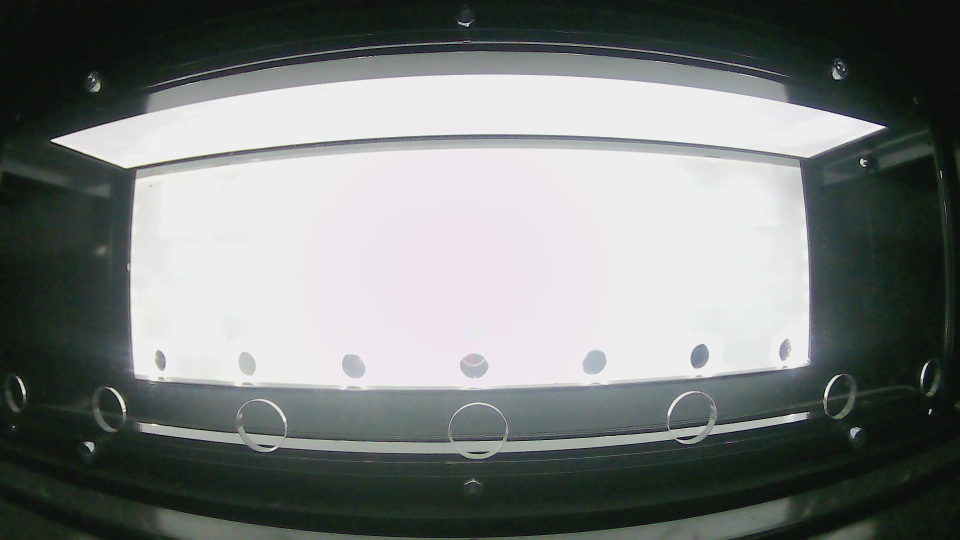
#> input picture data/frames/0017.jpg, 1920 x 1080 px (shown at 1/2 size); its folder holds only this picture in this run
$ python split_undistorted.py
#> lines starting #> are read from the running program, lines starting #| are printed output that depends on the picture; after the words box and inside, x2 and y2 are one past the last pixel; in counts of white or black regions, pixels touching at a corner belong together
### distorch/__init__.py
"""distorch - hole-assisted automatic lens calibration.

Single entry point: `python -m distorch.calibrate frame.jpg`.
All fixed paths and physical constants are declared here; no module computes
its own Path(__file__).
"""
from pathlib import Path

__version__ = "1.0"

ROOT = Path(__file__).resolve().parent.parent

PKG_DIR = ROOT / "distorch"
WEIGHTS_DIR = ROOT / "weights"
DATA_DIR = ROOT / "data"
FRAMES_DIR = DATA_DIR / "frames"
FRAMES_UNDISTORTED_DIR = DATA_DIR / "frames_undistorted"
REFERENCE_DIR = DATA_DIR / "reference"
MEASURE_DIR = ROOT / "measurements"
OVERLAY_DIR = MEASURE_DIR / "ovl"
TESTS_DIR = ROOT / "tests"

# distort_v2, not v3. v3 took its field labels from a single device
# (ACO_6600_0003) and its centre collapsed: cy std 7.5 px where the fleet really
# varies 33.2 px, and a -46.4 px systematic offset. v2 never saw these frames and
# still tracks the fleet (cy std 23.3, offset +7.7 px). Measured over 104 frames,
# bias-corrected hole spread: v2 1.82%, v3 4.31%.
NET_WEIGHTS = WEIGHTS_DIR / "distort_v2.pt"
NET_META = WEIGHTS_DIR / "distort_v2_meta.json"
NET_BIAS = WEIGHTS_DIR / "distort_v2_bias.json"
PLINEBIG_JSON = REFERENCE_DIR / "plinebig.json"
PANEL_FLAT_JSON = REFERENCE_DIR / "panel_flat.json"
PLUMBLINE_0003_JSON = REFERENCE_DIR / "0003_plumbline.json"
SCALE_JSON = REFERENCE_DIR / "scale.json"      # mm_per_px_object, measured later

# Panel geometry, from the manufacturing drawing.
N_HOLES = 7
HOLE_SPACING_MM = 80.0

# Image contract. f is fixed: straightness cannot observe focal length, and the
# k coefficients absorb the choice. 1920 keeps us comparable with old profiles.
CANON_SIZE = (1920, 1080)
CANON_F = 1920.0

for _d in (FRAMES_DIR, FRAMES_UNDISTORTED_DIR, REFERENCE_DIR, MEASURE_DIR, OVERLAY_DIR):
    _d.mkdir(parents=True, exist_ok=True)

### distorch/holes.py
"""Hole detector for the backlit panel.

Finds the bottom row of N_HOLES holes and measures their centres to sub-pixel
accuracy. Every step below was needed on the 115-frame field set; the order
matters.
"""
import numpy as np
import cv2

from distorch import N_HOLES, HOLE_SPACING_MM

# Thresholding. A fixed threshold does not work: the panel median wanders
# between 199 and 247 across the fleet (exposure, gain, gamma).
THR_RATIO = 0.86
THR_MIN, THR_MAX = 110.0, 215.0

# Candidate blobs.
AREA_MIN, AREA_MAX = 25, 5000
ASPECT_MIN, ASPECT_MAX = 0.4, 2.5
FILL_MIN = 0.22
MERGE_DIST = 30            # split hole fragments closer than this are merged
AREA_RATIO_MIN, AREA_RATIO_MAX = 0.3, 3.0

# Row selection. The row is curved by distortion, so a line does not fit.
ROW_TOL = 60
RANSAC_ITERS, RANSAC_THR = 200, 8.0
NEIGHBOUR_MIN = 100        # of two candidates closer than this, keep the larger

GAP_RATIO = 1.45           # a gap this much above median means a hole is missing
MISSING_CONTRAST = 8.0     # grey levels needed to accept a recovered hole
N_RAYS = 48


def panel_mask(gray):
    """-> (panel, filled, threshold). filled = panel plus its interior holes."""
    g = gray.astype(np.float32) if gray.dtype != np.float32 else gray
    t0, _ = cv2.threshold(g.astype(np.uint8), 0, 255,
                          cv2.THRESH_BINARY + cv2.THRESH_OTSU)
#> t0 = 134
    n, lab, st, _ = cv2.connectedComponentsWithStats((g > t0).astype(np.uint8), 8)
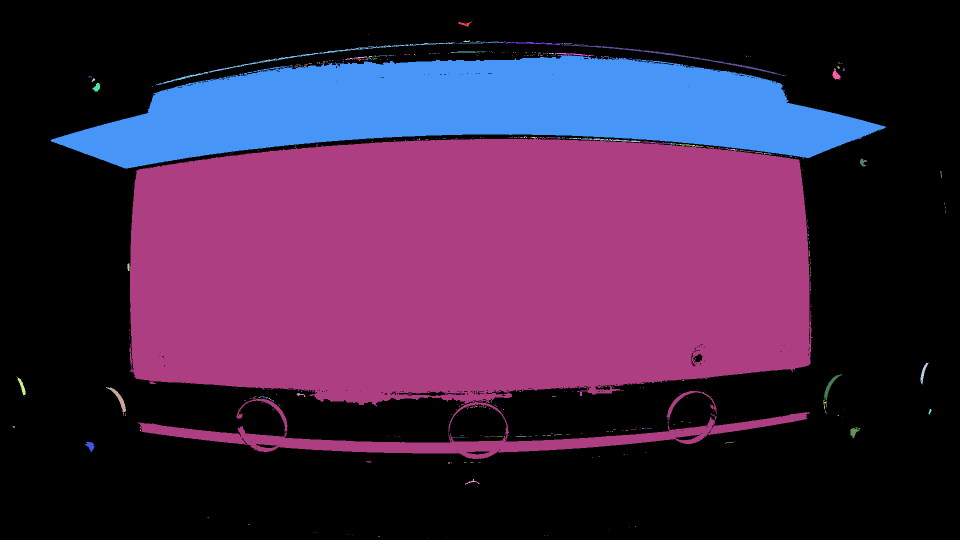
#> lab: shape (1080, 1920) int32 (shown at 1/2 size); 415 distinct labels, from 0 to 414; one colour per label, 0 black
#> n = 415; st = 415 rows, first 6: [0, 0, 1920, 1080, 1169236], [916, 41, 29, 13, 110], [736, 69, 1, 1, 1], [927, 81, 14, 3, 30], [944, 83, 1, 1, 1], [952, 83, 9, 1, 9]
    if n < 2:
        z = np.zeros(g.shape, np.uint8)
        return z, z, float(t0)
    k = 1 + int(np.argmax(st[1:, cv2.CC_STAT_AREA]))
#> k = 164
    thr = float(np.clip(THR_RATIO * float(np.median(g[lab == k])), THR_MIN, THR_MAX))
#> thr = 202.1

    b = cv2.morphologyEx((g > thr).astype(np.uint8), cv2.MORPH_CLOSE,
                         np.ones((5, 5), np.uint8))
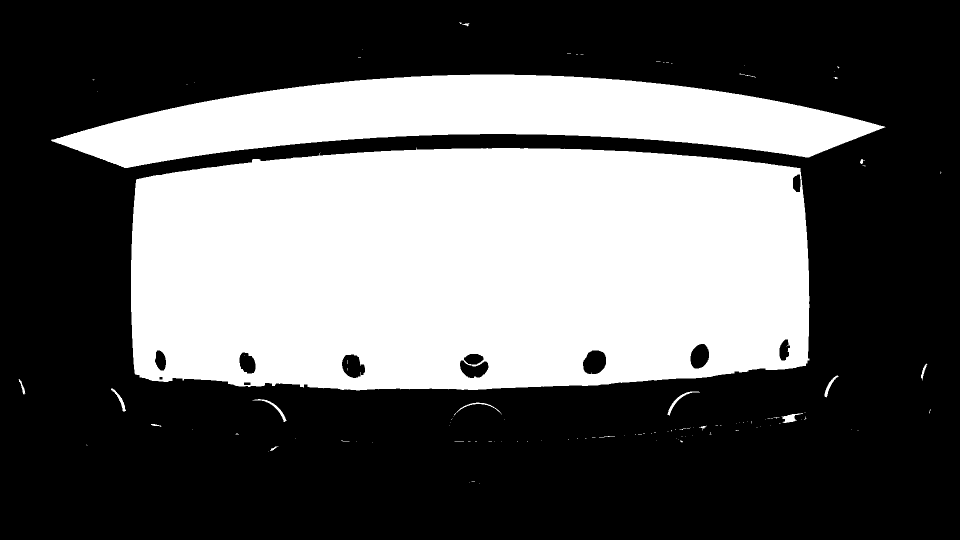
#> b: shape (1080, 1920) (shown at 1/2 size); values 0 (black) and 1 (white), 37.2% white; 115 white regions (97 under 20 px), largest, box (x1, y1, x2, y2) and area: (262, 295, 1619, 781) 600517, (102, 149, 1771, 336) 169081, (1563, 826, 1606, 846) 365
    n, lab, st, _ = cv2.connectedComponentsWithStats(b, 8)
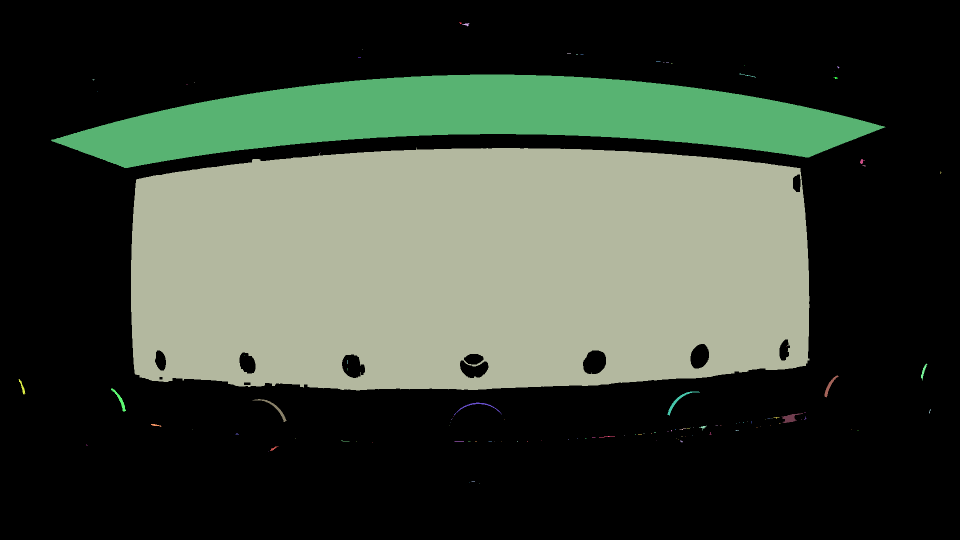
#> lab: shape (1080, 1920) int32 (shown at 1/2 size); 116 distinct labels, from 0 to 115; one colour per label, 0 black
#> n = 116; st = 116 rows, first 6: [0, 0, 1920, 1080, 1301189], [918, 45, 5, 3, 11], [924, 46, 15, 7, 43], [724, 98, 1, 1, 1], [1134, 107, 8, 1, 8], [1152, 108, 4, 1, 4]
    if n < 2:
        z = np.zeros(g.shape, np.uint8)
        return z, z, thr
    k = 1 + int(np.argmax(st[1:, cv2.CC_STAT_AREA]))
#> k = 22
    panel = (lab == k).astype(np.uint8)
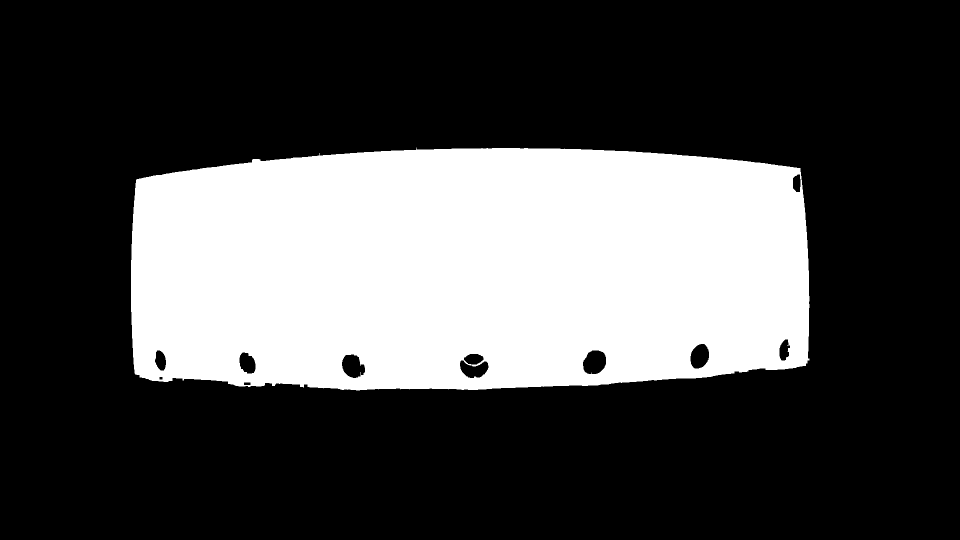
#> panel: shape (1080, 1920) (shown at 1/2 size); values 0 (black) and 1 (white), 29% white; 1 white region, box (x1, y1, x2, y2) and area: (262, 295, 1619, 781) 600517

    h, w = g.shape
    ff = panel.copy()
    cv2.floodFill(ff, np.zeros((h + 2, w + 2), np.uint8), (0, 0), 1)
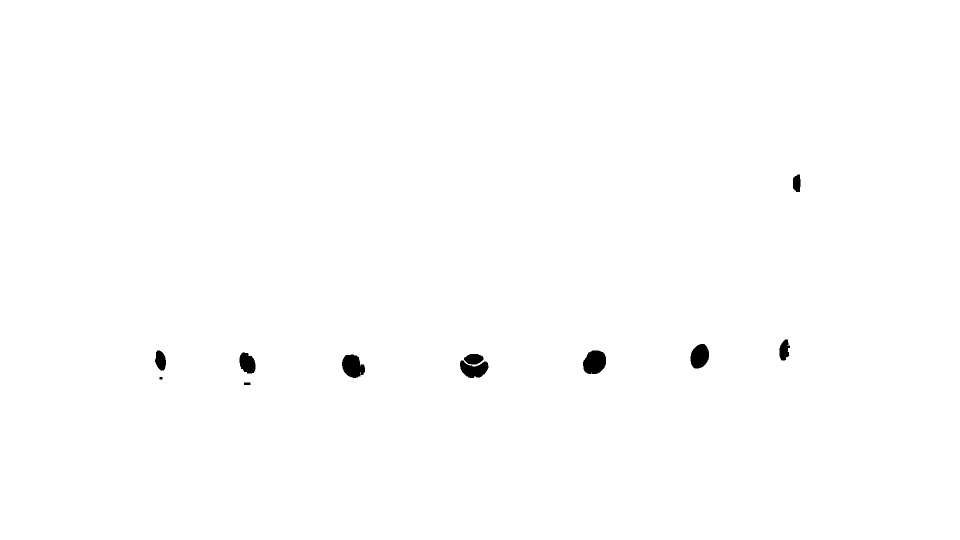
#> ff: shape (1080, 1920) (shown at 1/2 size); values 0 (black) and 1 (white), 99.5% white; 11 black regions, largest, box (x1, y1, x2, y2) and area: (1166, 701, 1212, 748) 1732, (684, 709, 730, 756) 1574, (1381, 688, 1418, 737) 1407
    return panel, (panel | (1 - ff)).astype(np.uint8), thr


def _candidates(g, panel, filled):
    inner = (filled & (1 - panel)).astype(np.uint8)
    n, lab, st, cen = cv2.connectedComponentsWithStats(inner, 8)
    raw = []
    for i in range(1, n):
        x, y, w, h, a = st[i]
        if a < AREA_MIN or a > AREA_MAX or w < 4 or h < 4:
            continue
        if not (ASPECT_MIN <= w / h <= ASPECT_MAX) or a / (w * h) < FILL_MIN:
            continue
        raw.append((cen[i][0], cen[i][1], float(a)))
    if len(raw) < 3:
        return np.zeros((0, 3))
    arr = np.array(raw, float)

    used = np.zeros(len(arr), bool)
    merged = []
    for i in range(len(arr)):
        if used[i]:
            continue
        d = np.hypot(arr[:, 0] - arr[i, 0], arr[:, 1] - arr[i, 1])
        grp = np.where((d < MERGE_DIST) & ~used)[0]
        used[grp] = True
        w = arr[grp, 2]
        merged.append(((arr[grp, 0] * w).sum() / w.sum(),
                       (arr[grp, 1] * w).sum() / w.sum(), w.sum()))
    arr = np.array(merged)

    # Holes are similar in size. Without this one frame produced 16 false
    # candidates.
    if len(arr) >= 5:
        am = np.median(np.sort(arr[:, 2])[-N_HOLES:])
        arr = arr[(arr[:, 2] > AREA_RATIO_MIN * am) & (arr[:, 2] < AREA_RATIO_MAX * am)]
    return arr


def _select_row(arr):
    """Densest y cluster, then quadratic RANSAC (the row is curved)."""
    if len(arr) < 4:
        return arr
    ys = arr[:, 1]
    best = None
    for y0 in ys:
        s = np.abs(ys - y0) < ROW_TOL
        if best is None or s.sum() > best.sum():
            best = s
    idx = np.where(best)[0]
    if len(idx) < 4:
        return arr[idx]
    x, y = arr[idx, 0], arr[idx, 1]
    rng = np.random.default_rng(0)
    inliers = None
    for _ in range(RANSAC_ITERS):
        s = rng.choice(len(idx), 3, replace=False)
        try:
            c = np.polyfit(x[s], y[s], 2)
        except Exception:
            continue
        inl = np.abs(np.polyval(c, x) - y) < RANSAC_THR
        if inliers is None or inl.sum() > inliers.sum():
            inliers = inl
    row = arr[idx[inliers]]
    row = row[np.argsort(row[:, 0])]

    keep = np.ones(len(row), bool)
    for i in range(len(row) - 1):
        if row[i + 1, 0] - row[i, 0] < NEIGHBOUR_MIN:
            keep[i if row[i, 2] < row[i + 1, 2] else i + 1] = False
    return row[keep]


# [14 lines left out: function _darkest_in_window, not called in this run]


def _recover_missing(g, panel, filled, xs, ys, r):
    """Fill gaps and, if still short, extend the ends.

    The middle hole sits right in front of an LED and can drop to 9 grey levels
    of contrast, so it is regularly the one that goes missing.
    """
    dist_tf = cv2.distanceTransform(filled, cv2.DIST_L2, 5)
    xs, ys = list(xs), list(ys)
    if len(xs) >= 4:
        curve = np.polyfit(xs, ys, 2)
        med = float(np.median(np.diff(xs)))
        for i, gap in enumerate(np.diff(xs)):
            if gap > GAP_RATIO * med:
                mx = 0.5 * (xs[i] + xs[i + 1])
                hit = _darkest_in_window(g, panel, dist_tf, mx,
                                         float(np.polyval(curve, mx)), r)
                if hit and hit[0] > MISSING_CONTRAST:
                    xs.append(hit[1]); ys.append(hit[2])
        o = np.argsort(xs); xs = [xs[i] for i in o]; ys = [ys[i] for i in o]

    if len(xs) < N_HOLES and len(xs) >= 4:
        gaps = np.diff(xs)
        curve = np.polyfit(xs, ys, 2)
        found = [h for h in (_darkest_in_window(g, panel, dist_tf, px,
                                                float(np.polyval(curve, px)), r)
                             for px in (xs[0] - gaps[-1], xs[-1] + gaps[0])) if h]
        if found:
            best = max(found)
            if best[0] > MISSING_CONTRAST:
                xs.append(best[1]); ys.append(best[2])
                o = np.argsort(xs); xs = [xs[i] for i in o]; ys = [ys[i] for i in o]
    return xs, ys


def _weighted_centroid(g, filled, panel, cx, cy, r):
    """(bg - I) weighted centroid. Call twice so the window ends up centred."""
    y0, y1 = int(max(0, cy - 2 * r)), int(min(g.shape[0], cy + 2 * r + 1))
    x0, x1 = int(max(0, cx - 2 * r)), int(min(g.shape[1], cx + 2 * r + 1))
    win, fm, pm = g[y0:y1, x0:x1], filled[y0:y1, x0:x1], panel[y0:y1, x0:x1]
    yy, xx = np.mgrid[y0:y1, x0:x1]
    d2 = (xx - cx) ** 2 + (yy - cy) ** 2
    disk = d2 <= (1.7 * r) ** 2
    ring = (pm == 1) & disk & (d2 >= (1.25 * r) ** 2)
    if ring.sum() > 15:
        bg = float(np.median(win[ring]))
    elif (pm == 1).sum():
        bg = float(np.median(win[pm == 1]))
    else:
        bg = 230.0
    w = np.clip(bg - win, 0, None) * (fm == 1) * disk
    m = w.sum()
    if m < 1:
        return float(cx), float(cy), bg
    return float((w * xx).sum() / m), float((w * yy).sum() / m), bg


def _edge_ellipse(g, cx, cy, r, bg):
    """Half-level crossing along rays, then an ellipse through those points."""
    pts = []
    for a in np.linspace(0, 2 * np.pi, N_RAYS, endpoint=False):
        rs = np.arange(0.2 * r, 2.0 * r, 0.25)
        xs, ys = cx + rs * np.cos(a), cy + rs * np.sin(a)
        ok = (xs >= 1) & (xs < g.shape[1] - 1) & (ys >= 1) & (ys < g.shape[0] - 1)
        if ok.sum() < 8:
            continue
        xs, ys, rr = xs[ok], ys[ok], rs[ok]
        prof = cv2.remap(g, xs.astype(np.float32)[None], ys.astype(np.float32)[None],
                         cv2.INTER_LINEAR)[0]
        inner = float(prof[:max(3, len(prof) // 5)].mean())
        half = 0.5 * (bg + inner)
        idx = np.where((prof[:-1] < half) & (prof[1:] >= half))[0]
        if len(idx) == 0:
            continue
        i = int(idx[0])
        t = (half - prof[i]) / (prof[i + 1] - prof[i] + 1e-9)
        rad = rr[i] + t * (rr[i + 1] - rr[i])
        pts.append((cx + rad * np.cos(a), cy + rad * np.sin(a)))
    if len(pts) < 16:
        return None
    (ex, ey), (ma_, mi_), ang = cv2.fitEllipse(np.array(pts, np.float32))
    return float(ex), float(ey), float(ma_), float(mi_), float(ang), len(pts)


def find(gray, n_expected=N_HOLES):
    """Detect holes, left to right. -> list of dicts."""
    g = gray.astype(np.float32) if gray.dtype != np.float32 else gray
    panel, filled, thr = panel_mask(g)
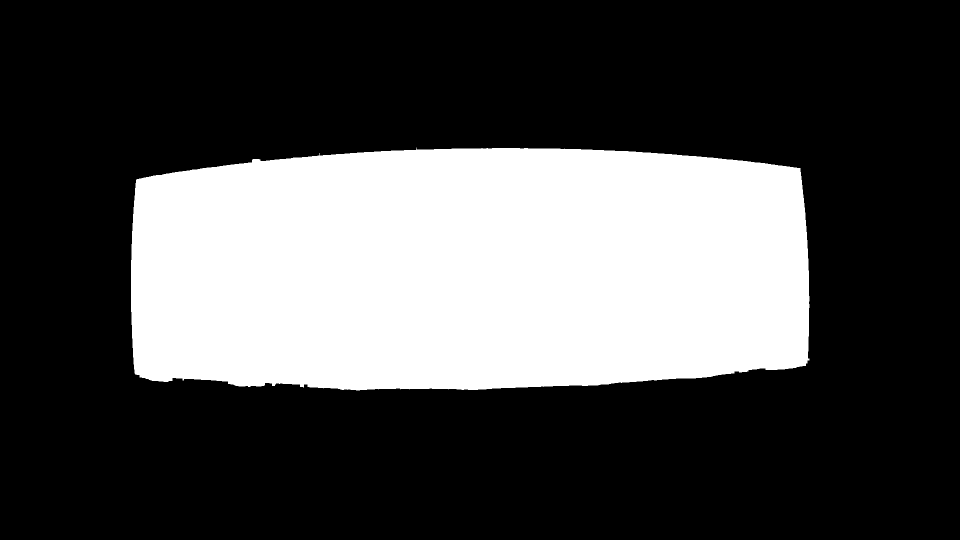
#> filled: shape (1080, 1920) (shown at 1/2 size); values 0 (black) and 1 (white), 29.4% white; 1 white region, box (x1, y1, x2, y2) and area: (262, 295, 1619, 781) 609984
#> thr = 202.1
    arr = _candidates(g, panel, filled)
#> (the rest of the program and of its run is left out)
